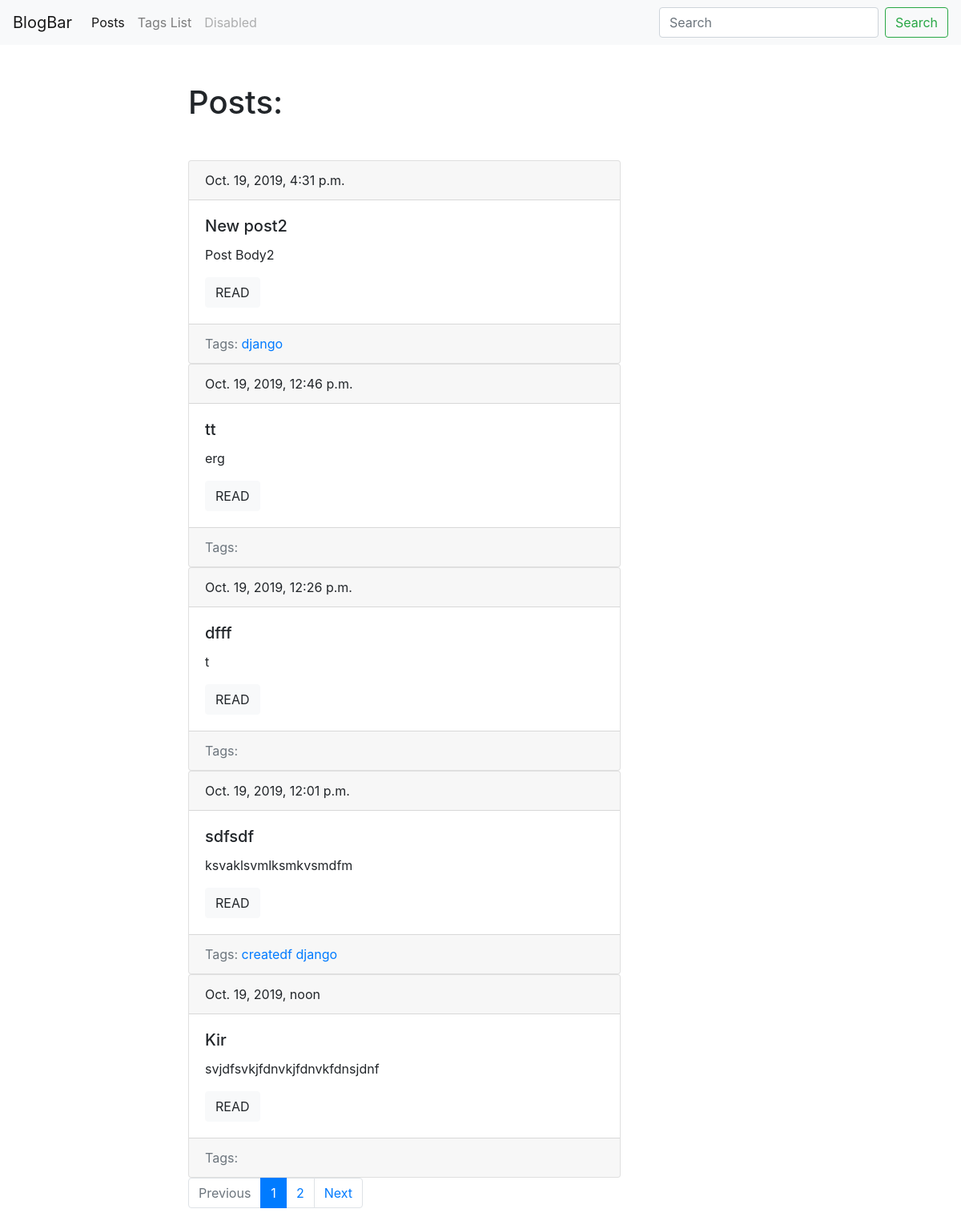
Screenshot of /blog/ with the database file from the repository.
### blogApp/models.py (models this page shows, shortened)
class Post(models.Model):
    title = models.CharField(max_length=150, db_index=True)
    slug = models.SlugField(max_length=150, unique=True, blank = True)
    body = models.TextField(blank=True, db_index=True)
    datePub = models.DateTimeField(auto_now_add=True)
    tags = models.ManyToManyField('Tag', blank=True, related_name='posts')
    def get_absolute_url(self):
        return reverse("postDetailUrl", kwargs={"slug": self.slug})
    class Meta:
        ordering = ['-datePub']

class Tag(models.Model):
    title = models.CharField(max_length=50)
    slug = models.SlugField(max_length=50, unique=True)
    def get_absolute_url(self):
        return reverse("tagDetailUrl", kwargs={"slug": self.slug})
    class Meta:
        ordering = ['title']

### blogApp/views.py (the view)
# urls.py: path('', PostsList.as_view(), name='postListUrl'),
class PostsList(ObjectListMixin, View):
    model = Post
    template = 'blogApp/index.html'

### blogApp/templates/blogApp/index.html (shortened to what this page needs)
{% extends 'blogApp/baseBlogApp.html' %}
{% block content %}
    <h1 class="mb-5">Posts:</h1>
    {% for post in posts %}
        {% include 'blogApp/includes/postCardTemplate.html' %}
    {% endfor %}
{% endblock content %}

### blogApp/templates/blogApp/includes/postCardTemplate.html
<div class="card">
            <div class="card-header">
                {{post.datePub}}
            </div>
            <div class="card-body">
                <h5 class="card-title">{{post.title}}</h5>
                <p class="card-text">{{post.body|truncatewords:15}}</p>
                <a href="{{ post.get_absolute_url}}" class="btn btn-light">READ</a>
            </div>
            <div class="card-footer text-muted">
                Tags:
                {% for tag in post.tags.all %}
                    <a href = "{{ tag.get_absolute_url }}">
                        {{ tag.title }}
                    </a>
                {% endfor %}
            </div>
        </div>

### rows the page displays
Post: datePub "Oct. 19, 2019, 4:31 p.m.", title "New post2", body "Post Body2"
Tag: title "django"
Post: datePub "Oct. 19, 2019, 12:46 p.m.", title "tt", body "erg"
Post: datePub "Oct. 19, 2019, 12:26 p.m.", title "dfff", body "t"
Post: datePub "Oct. 19, 2019, 12:01 p.m.", title "sdfsdf", body "ksvaklsvmlksmkvsmdfm"
Tag: title "createdf"
Post: datePub "Oct. 19, 2019, noon", title "Kir", body "svjdfsvkjfdnvkjfdnvkfdnsjdnf"

### other values shown
{{ n }} "1"
{{ n }} "2"
